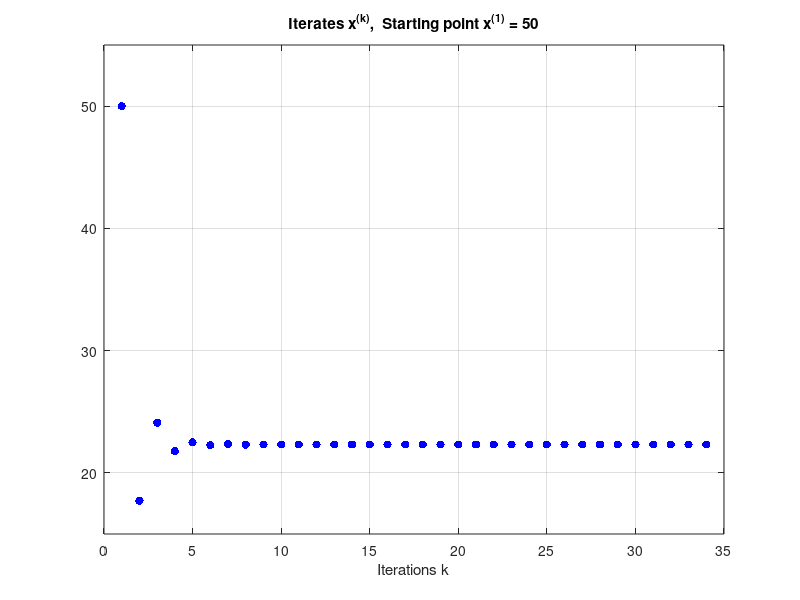
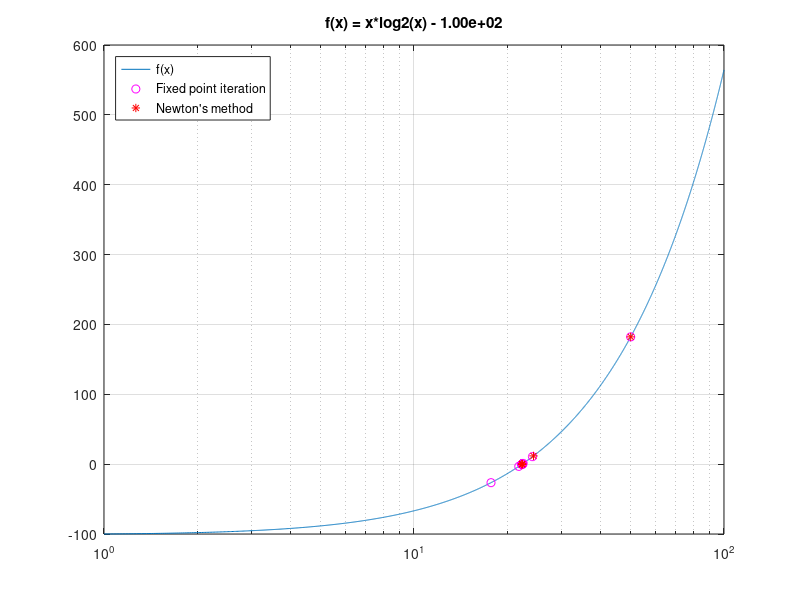

The MATLAB script that drew these images, in order:
% MATH2089: File = nlog2n.m
% Solve n*log2(n) = const

% Clear all variables from workspace
clear all

% Specific value of constant and accurate solution
const = 100;
xs = 22.32008145851342354;
fprintf('Solving n*log2(n) = %.2e\n', const);
fprintf('Exact solution is xs = %.15e\n', xs);

% Fixed point iteration: x = g(x)
g = @(x) const*log(2)/log(x);
% Alternative fixed point iteration which does NOT converge
%g = @(x) exp( const*log(2)/x );

% Maximum number of iterations
kmax = 34;
% Requested tolerance in interates x
tolx = 10*eps;

fprintf('\n --- Fixed point iteration: g(x) = %.2f*log(2)/log(x) ---\n', const);
fprintf('\nRequested accuracy: tolx = %.2e\n', tolx);
fprintf('\n  k   x(k)                  x(k+1)-x(k)     e(k)\n');
k = 1;
converged = 0;
xk = const / 2;
while  k <= kmax & ~converged

    % Fixed point iteration
    xnew = g(xk);

    % Check convergence criteria
    xdiff = xnew - xk;
    if abs(xdiff) < tolx
        converged = 1;
    end;

    % Store for analysis, as normally you do not know solution xs
    XFP(k) = xk; EFP(k) = xs - xk;
    fprintf('%3d  %.14e  %12.3e %12.3e\n', k, xk, xdiff, EFP(k));

    % Next iterate
    xk = xnew;
    k = k + 1;

end;

% Plot iterates
figure(1)
plot(XFP, 'b.', 'MarkerSize', 18);
grid on;
ylim([15, 55])
xlabel('Iterations k')
title('Iterates x^{(k)},  Starting point x^{(1)} = 50')

% Rate of convergence
kk = length(EFP) - 1;
I = [1:kk];
ek = abs(EFP(I)); ek1 = abs(EFP(I+1));
rlin = ek1 ./ ek;
rqad = ek1 ./ ek.^2;
rcub = ek1 ./ ek.^3;
fprintf('\nRate of convergence\n');
fprintf(' k     e(k+1)/e(k)  e(k+1)/e(k)^2  e(k+1)/e(k)^3\n');
for k = 1:kk
    fprintf('%3d     %10.2e   %10.2e   %10.2e\n', k, rlin(k), rqad(k), rcub(k));
end;

% Solve equation f(x) = 0
%f = @(x) x.*log2(x) - const;
f = @(x) x.*log(x)/log(2) - const;
% Derivative of f
df = @(x) (log(x) + 1)/log(2);

% Maximum number of iterations
kmax = 6;
% Requested tolerance in x and f
tolx = 10*eps; 
tolf = 2*eps;

fprintf('\n --- Newton''s method: f(x) = x log(x)/log(2) - %.2f ---\n', const);
fprintf('\nRequested accuracy: tolx = %.2e, tolf = %.2e\n', tolx, tolf);
fprintf('\n  k   x(k)                   f(k)           df(k)      x(k+1)-x(k)     e(k)\n');
% Newtons method
k = 1;
converged = 0;
xk = const / 2;
while k <= kmax & ~converged

    % Newton iteration
    fk = f(xk);
    dfk = df(xk);
    xnew = xk - fk/dfk;

    % Check convergence criteria
    xdiff = xnew - xk;
    if abs(xdiff) < tolx & abs(fk) < tolf
        converged = 1;
    end

    % Store and print quantities for analysis
    X(k) = xk; F(k) = k; DF(k) = dfk; E(k) = xs - xk;
    fprintf('%3d  %.14e   %.6e   %.4e  %10.3e    %10.3e\n', ...
             k, xk, fk, dfk, xdiff, E(k));

    % Next iterate
    xk = xnew;
    k = k + 1;

end;

% Rate of convergence
kk = length(E) - 1;
I = [1:kk];
ek = abs(E(I)); ek1 = abs(E(I+1));
rlin = ek1 ./ ek;
rqad = ek1 ./ ek.^2;
rcub = ek1 ./ ek.^3;
fprintf('\nRate of convergence\n');
fprintf('  k    e(k+1)/e(k)  e(k+1)/e(k)^2  e(k+1)/e(k)^3\n');
for k = 1:kk
    fprintf('%3d     %10.2e   %10.2e   %10.2e\n', k, rlin(k), rqad(k), rcub(k));
end;

% Plot function and iterates
xplt = linspace(1, const, 4001);
fplt = f(xplt);
figure(2)
semilogx(xplt, fplt, XFP, f(XFP), 'mo', X, f(X), 'r*');
grid on
tstr = sprintf('f(x) = x*log2(x) - %.2e', const);
title(tstr);
legend('f(x)', 'Fixed point iteration', 'Newton''s method', ...
       'Location', 'NorthWest');
